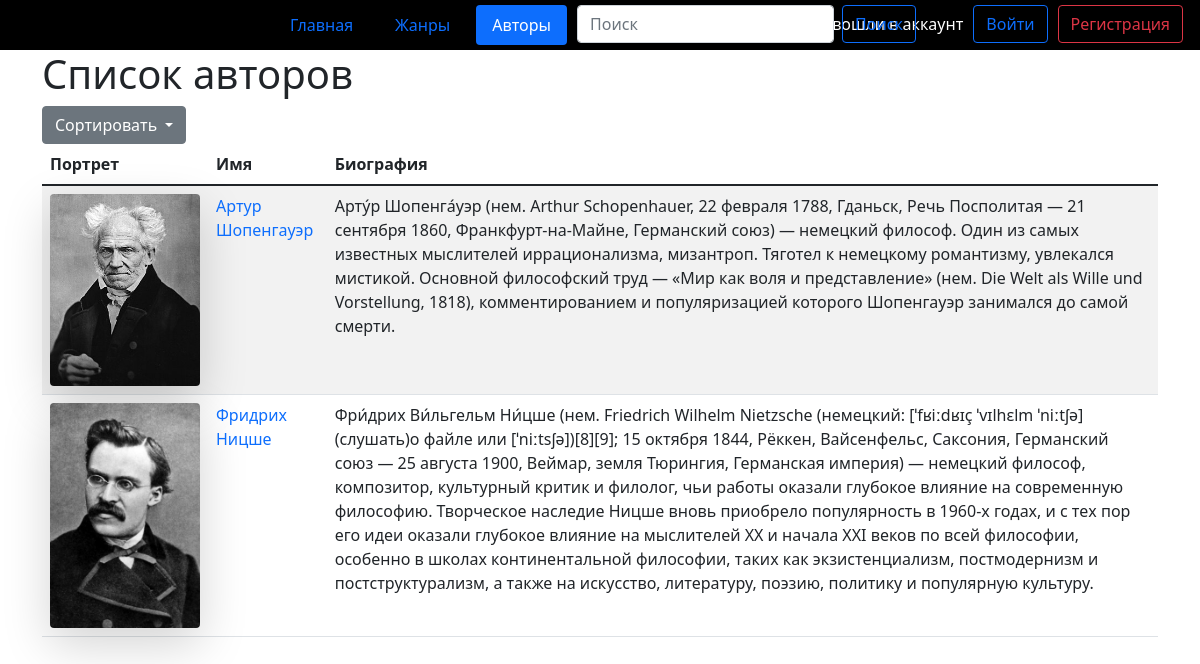
Page /author/ on the committed database.
### books/models.py (models this page shows, shortened)
class Author(models.Model):
    name = models.CharField(max_length=100)
    bio = models.TextField()
    cover_image = models.ImageField(upload_to='author_covers', null=True, blank=True)

### books/views.py (the view)
# urls.py: path('', views.author_list, name='author_list'),
def author_list(request):
    sort_by = request.GET.get('sort_by', 'name')
    order = request.GET.get('order', 'asc')
    authors = Author.objects.all()
    if sort_by == 'name':
        authors = authors.order_by('-name' if order == 'desc' else 'name')
    context = {
        'author_list': authors,
    }
    return render(request, 'books/author_list.html', context)

### books/templates/books/author_list.html (shortened to what this page needs)
{% extends 'base/base.html' %}
{% block content %}
    <h1>Список авторов</h1>
    <div class="dropdown">
        <button class="btn btn-secondary dropdown-toggle" type="button"  data-bs-toggle="dropdown">
            Сортировать
        </button>
    </div>
    <table class="table table-striped table-hover">
        <thead>
            <tr>
                <th>Портрет</th>
                <th>Имя</th>
                <th>Биография</th>
            </tr>
        </thead>
        <tbody>
            {% for author in author_list %}
            <tr>
                <td><img src="{{ author.cover_image.url }}" class="img-fluid shadow-lg rounded"></td>
                <td><a href="{% url 'books:author_detail' author.id %}">{{ author.name }}</a></td>
                <td>{{ author.bio }}</td>
            </tr>
            {% endfor %}
        </tbody>
    </table>
{% endblock %}

### static/main.css (style rules this page uses)
.img-fluid { max-width:150px; }
a { background-image: linear-gradient(to right, #352384, #e90b8b); background-repeat: no-repeat; background-size: 0px 2px; background-position: left bottom; padding-bottom: 2px; text-decoration: none; transition: 0.3s; }

### rows in the picture
Author: cover_image (picture), name "Артур Шопенгауэр", bio "Арту́р Шопенга́уэр (нем. Arthur Schopenhauer, 22 февраля 1788, Гданьск, Речь Посполитая — 21 сентября 1860, Франкфурт-на-Майне, Германский союз) — немецкий философ. Один из самых известных мыслителей иррационализма, мизантроп. Тяготел к немецкому романтизму, увлекался мистикой. Основной философский труд — «Мир как воля и представление» (нем. Die Welt als Wille und Vorstellung, 1818), комментированием и популяризацией которого Шопенгауэр занимался до самой смерти."
Author: cover_image (picture), name "Фридрих Ницше", bio "Фри́дрих Ви́льгельм Ни́цше (нем. Friedrich Wilhelm Nietzsche (немецкий: [ˈfʁiːdʁɪç ˈvɪlhɛlm ˈniːtʃə] (слушать)о файле или [ˈniːtsʃə])[8][9]; 15 октября 1844, Рёккен, Вайсенфельс, Саксония, Германский союз — 25 августа 1900, Веймар, земля Тюрингия, Германская империя) — немецкий философ, композитор, культурный критик и филолог, чьи работы оказали глубокое влияние на современную философию. Творческое наследие Ницше вновь приобрело популярность в 1960-х годах, и с тех пор его идеи оказали глубокое влияние на мыслителей XX и начала XXI веков по всей философии, особенно в школах континентальной философии, таких как экзистенциализм, постмодернизм и постструктурализм, а также на искусство,…"
